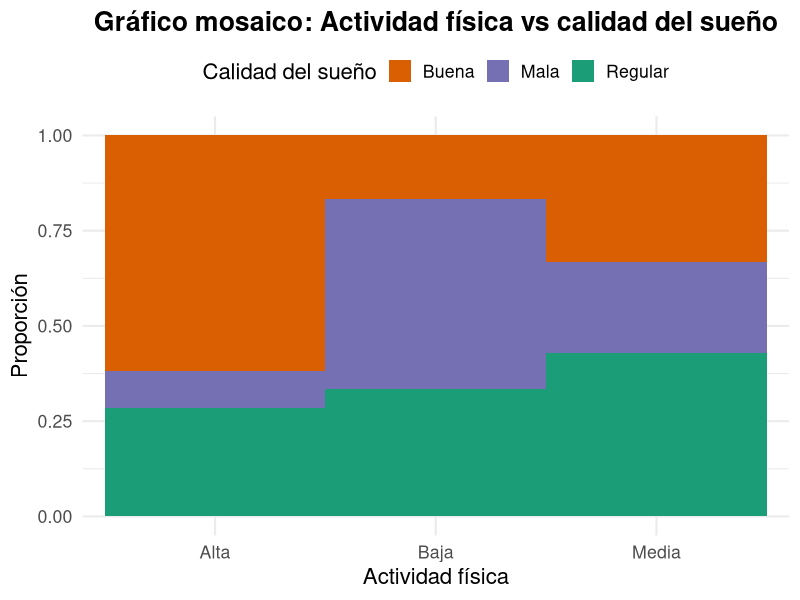

This figure's R source:
## ---- chunk 1
# Librerías
library(ggplot2)

# Datos
datos <- data.frame(
  Actividad = rep(c("Baja", "Media", "Alta"), each = 3),
  Sueno = rep(c("Mala", "Regular", "Buena"), times = 3),
  Frecuencia = c(18, 12, 6,
                 10, 18, 14,
                 4, 12, 26)
)

# Gráfico mosaico con ggplot
ggplot(datos, aes(x = Actividad, y = Frecuencia, fill = Sueno)) +
  geom_bar(stat = "identity", position = "fill", width = 1) +
  
  scale_fill_manual(values = c("#d95f02", "#7570b3", "#1b9e77")) +
  
  labs(
    title = "Gráfico mosaico: Actividad física vs calidad del sueño",
    x = "Actividad física",
    y = "Proporción",
    fill = "Calidad del sueño"
  ) +
  
  theme_minimal(base_size = 16) +
  theme(
    plot.title = element_text(face = "bold", hjust = 0.5),
    legend.position = "top"
  )
